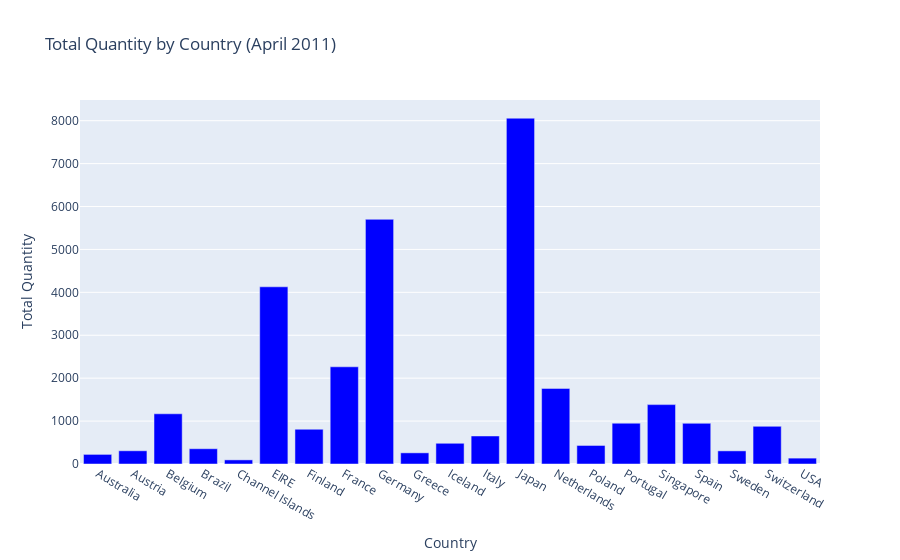
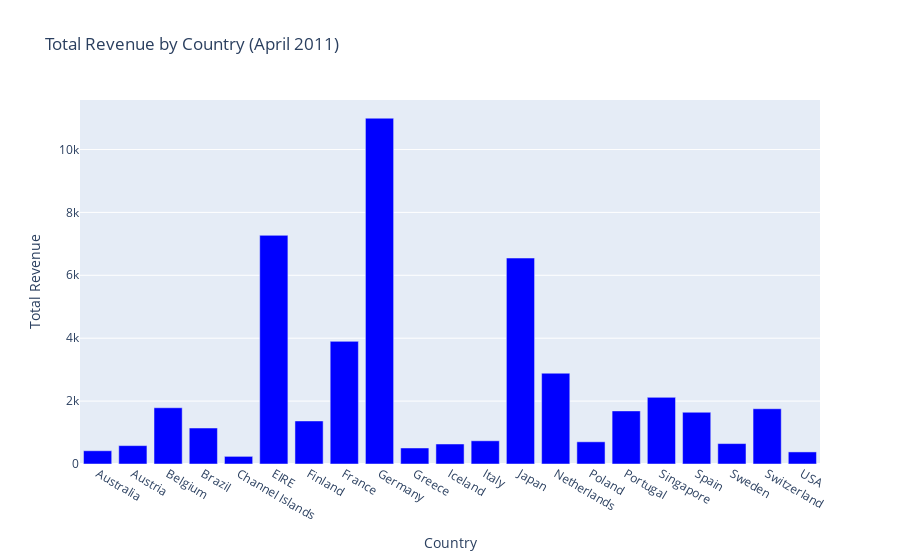

Source (notebook cell) for these figures, in order:
### Code cell
df['InvoiceDate'] = pd.to_datetime(df['InvoiceDate'])
df_filtered = df[(df['InvoiceDate'].dt.month == 4) & (df['InvoiceDate'].dt.year == 2011) & (df['Country'] != 'United Kingdom')]
@interact
def interactive_bar_chart(metric=['Quantity', 'Revenue']):
    chart_data = df_filtered.groupby('Country')[metric].sum().reset_index()

    fig = px.bar(chart_data, x='Country', y=metric, title=f'Total {metric} by Country (April 2011)',
                 labels={'Country': 'Country', metric: f'Total {metric}'},
                 color_discrete_sequence=['blue'])
    fig.show()

### Figure 1 — Plotly figure (JSON) as saved in the notebook; plotly's stock layout.template omitted (floating-point values rounded to 4 significant figures)
{"data": [{"alignmentgroup": "True", "hovertemplate": "Country=%{x}<br>Total Quantity=%{y}<extra></extra>", "legendgroup": "", "marker": {"color": "blue", "pattern": {"shape": ""}}, "name": "", "offsetgroup": "", "orientation": "v", "showlegend": false, "textposition": "auto", "type": "bar", "x": ["Australia", "Austria", "Belgium", "Brazil", "Channel Islands", "EIRE", "Finland", "France", "Germany", "Greece", "Iceland", "Italy", "Japan", "Netherlands", "Poland", "Portugal", "Singapore", "Spain", "Sweden", "Switzerland", "USA"], "xaxis": "x", "y": [224, 308, 1170, 356, 96, 4129, 810, 2265, 5702, 260, 483, 653, 8058, 1762, 432, 951, 1384, 948, 306, 878, 137], "yaxis": "y"}], "layout": {"barmode": "relative", "legend": {"tracegroupgap": 0}, "title": {"text": "Total Quantity by Country (April 2011)"}, "xaxis": {"anchor": "y", "domain": [0, 1], "title": {"text": "Country"}}, "yaxis": {"anchor": "x", "domain": [0, 1], "title": {"text": "Total Quantity"}}}}

### Figure 2 — Plotly figure (JSON) as saved in the notebook; plotly's stock layout.template omitted (floating-point values rounded to 4 significant figures)
{"data": [{"alignmentgroup": "True", "hovertemplate": "Country=%{x}<br>Total Revenue=%{y}<extra></extra>", "legendgroup": "", "marker": {"color": "blue", "pattern": {"shape": ""}}, "name": "", "offsetgroup": "", "orientation": "v", "showlegend": false, "textposition": "auto", "type": "bar", "x": ["Australia", "Austria", "Belgium", "Brazil", "Channel Islands", "EIRE", "Finland", "France", "Germany", "Greece", "Iceland", "Italy", "Japan", "Netherlands", "Poland", "Portugal", "Singapore", "Spain", "Sweden", "Switzerland", "USA"], "xaxis": "x", "y": [421.6, 584.8, 1788.0, 1144.0, 243, 7270.0, 1369.0, 3899.0, 10990.0, 509.7, 636.2, 737.8, 6548.0, 2887.0, 705.8, 1688.0, 2119.0, 1646.0, 649.1, 1757.0, 383.9], "yaxis": "y"}], "layout": {"barmode": "relative", "legend": {"tracegroupgap": 0}, "title": {"text": "Total Revenue by Country (April 2011)"}, "xaxis": {"anchor": "y", "domain": [0, 1], "title": {"text": "Country"}}, "yaxis": {"anchor": "x", "domain": [0, 1], "title": {"text": "Total Revenue"}}}}
